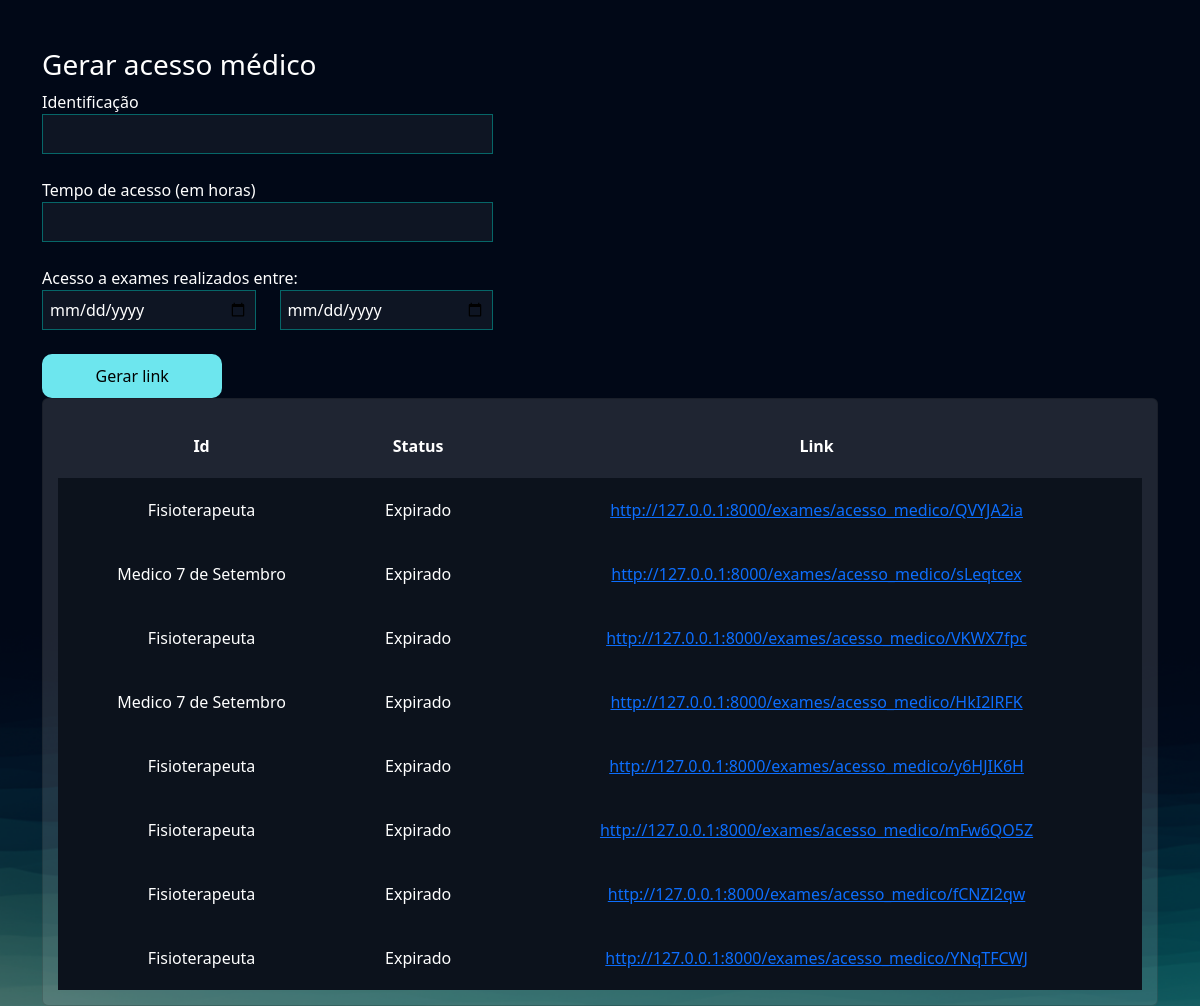
The app's page /exames/gerar_acesso_medico/ (signed in), older data.
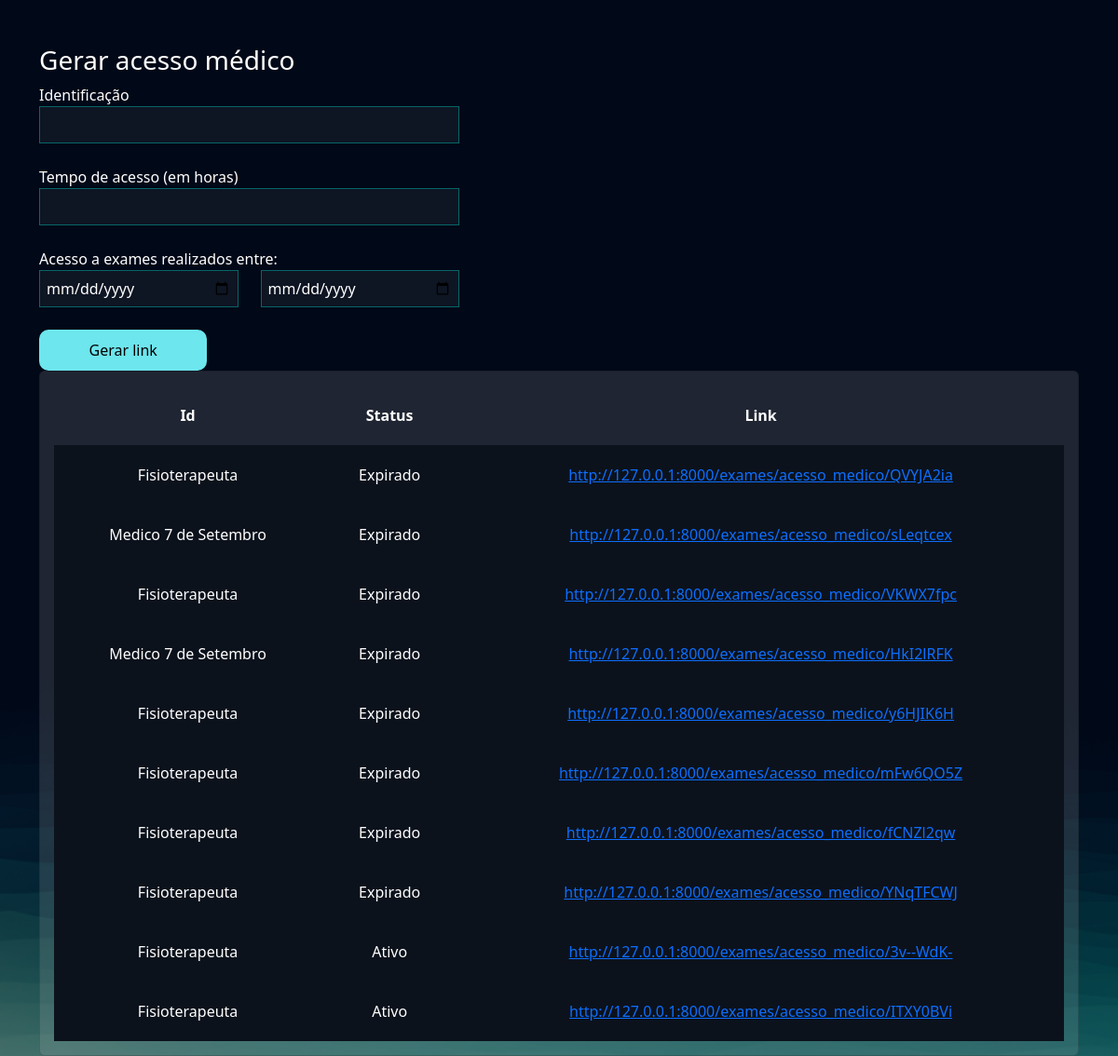
The same page, newer data.
### exames/models.py (models this page shows, shortened)
class AcessoMedico(models.Model):
    usuario = models.ForeignKey(User, on_delete=models.DO_NOTHING)
    identificacao = models.CharField(max_length=50)
    tempo_de_acesso = models.IntegerField() # Em horas
    criado_em = models.DateTimeField()
    data_exames_iniciais = models.DateField()
    data_exames_finais = models.DateField()
    token = models.CharField(max_length=20, null=True, blank=True)
    @property
    def status(self):
        if timezone.now() > (self.criado_em + timedelta(hours=self.tempo_de_acesso)):
            return 'Expirado'
        else:
            return 'Ativo'
    @property
    def url(self):
        return f'http://127.0.0.1:8000/exames/acesso_medico/{self.token}'

### exames/views.py (the view, shortened to what this page needs)
# urls.py: path('gerar_acesso_medico/', views.gerar_acesso_medico, name="gerar_acesso_medico"),
@login_required
def gerar_acesso_medico(request):
    if request.method == "GET":
        acessos_medicos = AcessoMedico.objects.filter(usuario=request.user)
        return render(request, 'gerar_acesso_medico.html', {'acessos_medicos': acessos_medicos})

### exames/templates/gerar_acesso_medico.html (shortened to what this page needs)
{% extends "bases/base.html" %}
{% load static %}
{% block 'head' %}
<link href="{% static 'exames/css/css.css' %}" rel="stylesheet">
<link href="{% static 'exames/css/gerenciar_pedidos.css' %}" rel="stylesheet">
{% endblock 'head' %}
{% block 'conteudo' %}
<br>
<br>
<div class="container">
    <div class="row">
        <div class="col-md-5">
            <h3>Gerar acesso médico</h3>
            <form action="{% url 'gerar_acesso_medico' %}" method="POST">
                <label for="">Identificação</label>
                <br>
                <input style="width: 100%" type="text" name="identificacao" id="" class="input-default">
                <br>
                <br>
                <label for="">Tempo de acesso (em horas)</label>
                <br>
                <input style="width: 100%" type="number" name="tempo_de_acesso" id="" class="input-default">
                <br>
                <br>
                <div class="row">
                    <label for="">Acesso a exames realizados entre:</label>
                    <div class="col-md">
                        <input style="width: 100%" type="date" name="data_exame_inicial" id="" class="input-default">
                    </div>
                    <div class="col-md">
                        <input style="width: 100%" type="date" name="data_exame_final" id="" class="input-default">
                        <br>
                        <br>
                    </div>
                </div>
                <input style="width: 40%" type="submit" class="btn-default" value="Gerar link">
            </form>
        </div>
        <div class="col-md">
            <div class="card">
                <table style="text-align: center">
                    <tr>
                        <th>Id</th>
                        <th>Status</th>
                        <th>Link</th>
                    </tr>
                {% for acesso in acessos_medicos %}
                    <tr class="linha-tabela">
                        <td>{{acesso.identificacao}}</td>
                        <td>{{acesso.status}}</td>
                        <td><a href="{{acesso.url}}">{{acesso.url}}</a></td>
                    </tr>
                {% endfor %}
                </table>
            </div>
        </div>
    </div>
</div>
{% endblock 'conteudo' %}

Row changes from the older to the newer data that the page shows:
added AcessoMedico: identificacao "Fisioterapeuta", status "Ativo", url "http://127.0.0.1:8000/exames/acesso_medico/3v--WdK-"
added AcessoMedico: identificacao "Fisioterapeuta", status "Ativo", url "http://127.0.0.1:8000/exames/acesso_medico/ITXY0BVi"
